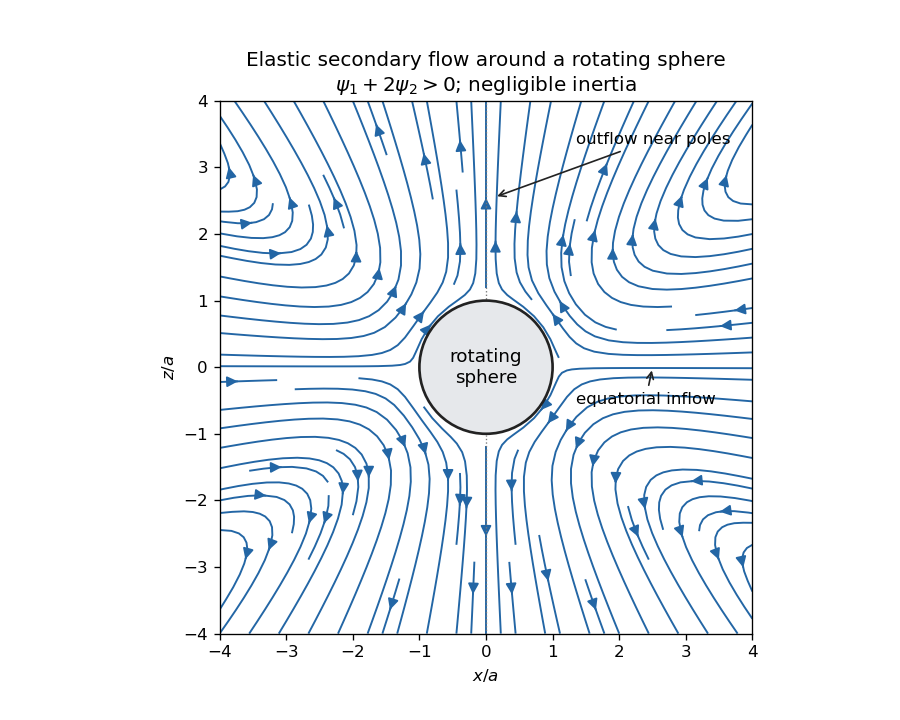

Write Python code to recreate this figure.
"""Meridional second-order-fluid circulation; Python 3.14, NumPy/Matplotlib from root pyproject.
Writes only paper-49-sphere-secondary.png to the caller's current directory.
"""
from pathlib import Path
import numpy as np
import matplotlib.pyplot as plt
from matplotlib.patches import Circle


def main():
    # a=1; divide velocities by the positive prefactor c*K**2/(4*mu*a**3).
    axis = np.linspace(-4.0, 4.0, 401)
    x, z = np.meshgrid(axis, axis)
    r = np.hypot(x, z)
    safe = np.maximum(r, 1.0)
    h = 1.0 - 3.0 / safe**2 + 2.0 / safe**3
    hp = 6.0 / safe**3 - 6.0 / safe**4
    vr = h * (3.0 * z**2 / safe**2 - 1.0) / safe**2
    vt = -hp * x * z / safe**3
    vx = np.ma.masked_where(r <= 1.01, vr * x / safe + vt * z / safe)
    vz = np.ma.masked_where(r <= 1.01, vr * z / safe - vt * x / safe)
    fig, ax = plt.subplots(figsize=(7.5, 6.0), dpi=120, facecolor="white")
    ax.set_facecolor("white")
    ax.streamplot(axis, axis, vx, vz, color="#2366a5", density=1.25,
                  linewidth=1.15, arrowsize=1.3, maxlength=8.0)
    ax.add_patch(Circle((0, 0), 1, facecolor="#e6e8eb", edgecolor="#222222", linewidth=1.6, zorder=5))
    ax.text(0, 0, "rotating\nsphere", ha="center", va="center", fontsize=11, zorder=6)
    ax.plot([0, 0], [-4, -1.02], ":", color="#777777", lw=.8)
    ax.plot([0, 0], [1.02, 4], ":", color="#777777", lw=.8)
    ax.annotate("outflow near poles", (0.12, 2.55), (1.35, 3.35),
                arrowprops={"arrowstyle": "->", "color": "#222222"}, fontsize=10)
    ax.annotate("equatorial inflow", (2.5, 0), (1.35, -.55),
                arrowprops={"arrowstyle": "->", "color": "#222222"}, fontsize=10)
    ax.set(xlim=(-4, 4), ylim=(-4, 4), xlabel=r"$x/a$", ylabel=r"$z/a$")
    ax.set_aspect("equal")
    ax.set_title("Elastic secondary flow around a rotating sphere\n"
                 r"$\psi_1+2\psi_2>0$; negligible inertia", fontsize=12)
    fig.subplots_adjust(left=.12, right=.96, bottom=.12, top=.86)
    fig.savefig(Path.cwd() / "paper-49-sphere-secondary.png", facecolor="white", transparent=False)
    plt.close(fig)


if __name__ == "__main__":
    main()
